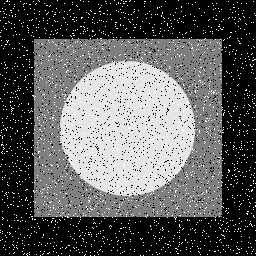
#> input picture imgs/noisy.tif, 256 x 256 px
$ jupyter execute Freq_filters.ipynb
#> lines starting #> are read from the running program, lines starting #| are printed output that depends on the picture; after the words box and inside, x2 and y2 are one past the last pixel; in counts of white or black regions, pixels touching at a corner belong together
[cell 1]
import math
import matplotlib.pyplot as plt
import numpy as np
import scipy.fft as ff

[cell 2]
def applyKernel(M,H):
    # H is in freq domain, M is not
    l,m = M.shape
    temp = np.zeros((l,m))
    # centering
    for i in range(l):
        for j in range(m):
            temp[i,j] = M[i,j]*((-1)**(i+j))

    tempF = ff.fft2(temp, norm='forward')

    filtered = tempF * H
    inv = ff.ifft2(filtered, norm='forward')
    for i in range(l):
        for j in range(m):
            inv[i,j] = inv[i,j] * ((-1) ** (i+j))

    return np.absolute(inv)

[cell 3]
noisy = plt.imread('./imgs/noisy.tif')
#> noisy is the input picture: shape (256, 256); min 0, max 255, mean 90.9
plt.imshow(noisy, cmap='gray')

[cell 4]
h,k = noisy.shape
#> h = 256; k = 256
ideal_H = np.zeros(noisy.shape)
mid = (math.floor(h/2), math.floor(k/2))
#> mid = (128, 128)
D0 = 20
for i in range(h):
    for j in range(k):
        d = (i - mid[0])**2 + (j - mid[1])**2
        if d <= D0**2:
            ideal_H[i,j] = 1
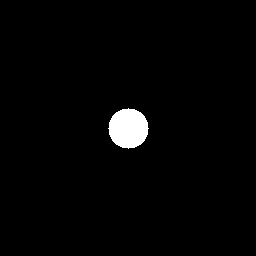
#> ideal_H: shape (256, 256) float64; values 0 (black) and 1 (white), 1.9% white; 1 white region, box (x1, y1, x2, y2) and area: (108, 108, 149, 149) 1257

[cell 5]
plt.imshow(ideal_H, cmap='gray')

[cell 6]
plt.imshow(np.log(np.absolute(ff.fft2(noisy, norm='forward'))), cmap='gray')
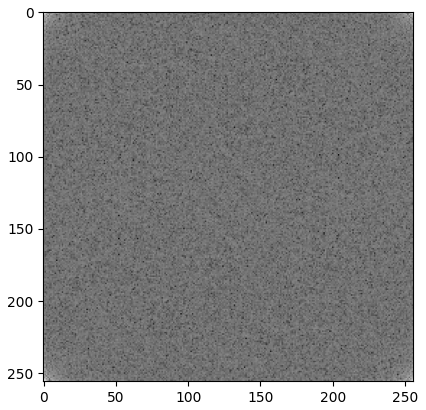
#> figure drawn by matplotlib, 1 panel

[cell 7]
filtered = applyKernel(noisy, ideal_H)
#> after the loop in applyKernel, `for i in range(l):`:
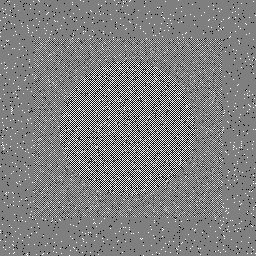
#> temp: shape (256, 256) float64; min -255, max 255, mean -0.1; drawn with min black and max white

[cell 8]
plt.imshow(filtered, cmap='gray')

[cell 9]
gaussian_H = np.zeros(noisy.shape)

[cell 10]
for i in range(h):
    for j in range(k):
        d = (i - mid[0])**2 + (j - mid[1])**2
        gaussian_H[i,j] = math.e**(-d/(2*D0**2))
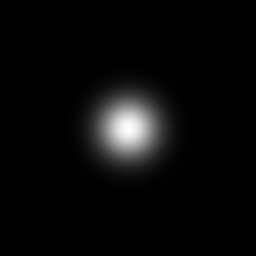
#> gaussian_H: shape (256, 256) float64; min 1.63e-18, max 1, mean 0.0383

[cell 11]
filtered_g = applyKernel(noisy, gaussian_H)
plt.imshow(filtered_g, cmap='gray')

[cell 12]
butterworth_H = np.zeros(noisy.shape)
n=2
for i in range(h):
    for j in range(k):
        d = (i - mid[0])**2 + (j - mid[1])**2
        butterworth_H[i,j] = 1 / (1 + (d/D0**2)**n)
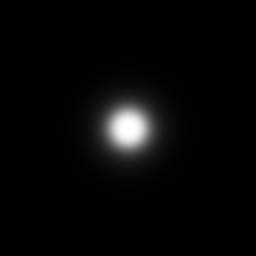
#> butterworth_H: shape (256, 256) float64; min 0.000149, max 1, mean 0.0297

[cell 13]
filtered_b = applyKernel(noisy, butterworth_H)
plt.imshow(filtered_b, cmap='gray')

## High pass filters

[cell 14]
ideal_HPH = np.max(ideal_H) - ideal_H
plt.imshow(ideal_HPH, cmap='gray')

[cell 15]
butterworth_HPH = np.max(butterworth_H) - butterworth_H
gaussian_HPH = np.max(gaussian_H) - gaussian_H

[cell 16]
plt.imshow(butterworth_HPH, cmap='gray')

[cell 17]
plt.imshow(gaussian_HPH, cmap='gray')
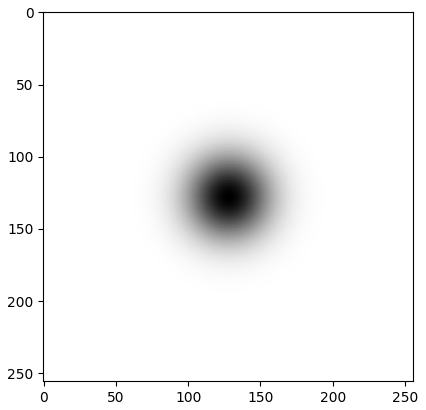
#> figure drawn by matplotlib, 1 panel

[cell 18]
filtered_i_h = applyKernel(noisy, ideal_HPH)
plt.imshow(filtered_i_h, cmap='gray')

[cell 19]
filtered_g_h = applyKernel(noisy, gaussian_HPH)
plt.imshow(filtered_g_h, cmap='gray')

[cell 20]
filtered_g_h = applyKernel(noisy, butterworth_HPH)
plt.imshow(filtered_g_h, cmap='gray')

## High boost and HFE filters

[cell 21]
gaussian_HBH = 3 + gaussian_HPH

[cell 22]
plt.imshow(applyKernel(noisy, gaussian_HBH), cmap='gray')

[cell 23]
butterworth_HFEH = 2 + 3*butterworth_HPH
plt.imshow(applyKernel(noisy, butterworth_HFEH), cmap='gray')
#> in applyKernel (call 8), `return np.absolute(inv)`:
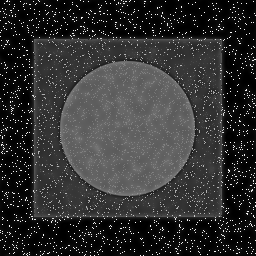
#> returned value: shape (256, 256) float64; min 0.00656, max 1261.8, mean 245.9; drawn with min black and max white

## Laplacian in frequency domain

[cell 24]
laplacian_HPH = np.zeros(noisy.shape)
for i in range(h):
    for j in range(k):
        d = (i - mid[0])**2 + (j - mid[1])**2
        laplacian_HPH[i,j] = -d* 4 * math.pi
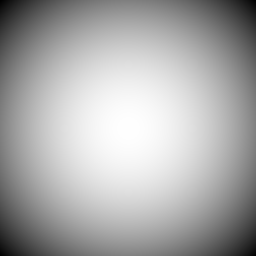
#> laplacian_HPH: shape (256, 256) float64; min -411774.8, max 0, mean -137262.5; drawn with min black and max white

[cell 25]
lap_filtered = applyKernel(noisy, laplacian_HPH)
#> in applyKernel (call 9), `return np.absolute(inv)`:
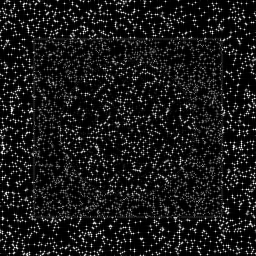
#> returned value: shape (256, 256) float64; min 0.16, max 41783349.5, mean 4208735.3; drawn with min black and max white
plt.imshow(lap_filtered, cmap='gray')

[cell 26]
lap_boosted = noisy - lap_filtered # done in the spatial domain due
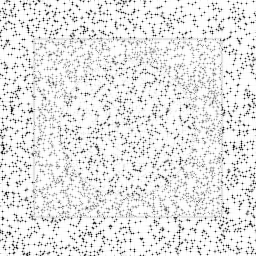
#> lap_boosted: shape (256, 256) float64; min -41783094.5, max 179.4, mean -4208644.3; drawn with min black and max white
                                     # to normalization reasons
